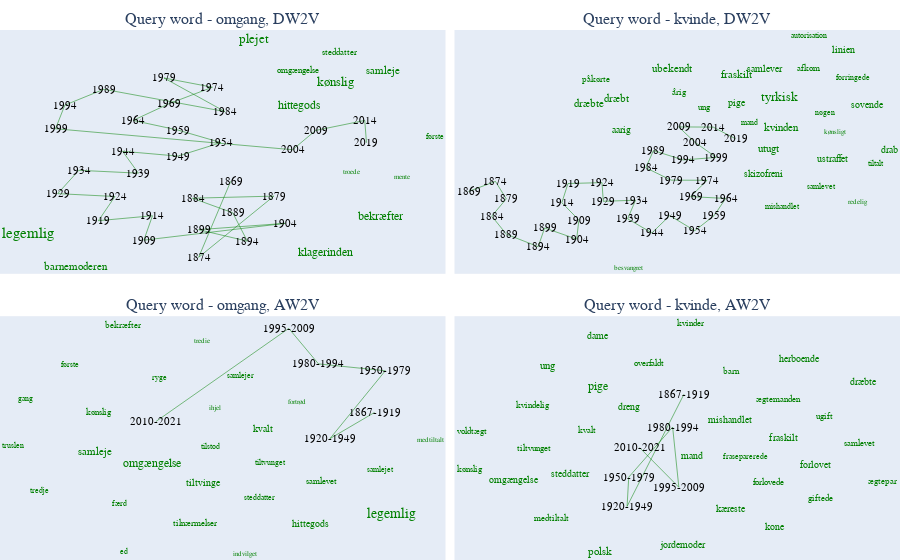

The notebook cell saved with this chart:
### Markdown cell above
### AW2V and DW2V

### Code cell
from utils import *

gode_ord = ["kvinde","sex","fod","stande","stoffer"]
title_prefix = "Query word - "
query_word_1 = "omgang"
query_word_2 = "kvinde"

subplot_titles = [f"{title_prefix}{query_word_1}, DW2V",
                   f"{title_prefix}{query_word_2}, DW2V",
                   f"{title_prefix}{query_word_1}, AW2V",
                   f"{title_prefix}{query_word_2}, AW2V"]

fig = make_subplots(rows=2, cols=2,
                    subplot_titles=subplot_titles,
                    horizontal_spacing = 0.01,
                    vertical_spacing = 0.08,
                    shared_xaxes=False,
                    shared_yaxes=False)

create_subplot(query_word_1,dw2v_embeddings_kw,fig,fig_placement=[1,1],top_n=3)
create_subplot(query_word_2,dw2v_embeddings_kw,fig,fig_placement=[1,2],top_n=3)
create_subplot(query_word_1,aw2v_embeddings,fig,fig_placement=[2,1],top_n=10,timespan=timespans_str)
create_subplot(query_word_2,aw2v_embeddings,fig,fig_placement=[2,2],top_n=10,timespan=timespans_str)


fig.update_yaxes(dict(
                showgrid=False,
                showticklabels= False,
                visible=False
                ))
fig.update_xaxes(dict(
                showgrid=False,
                showticklabels= False,
                visible=False
                ))

fig.update_layout(margin={"l":0,"r":0,"b":0,"t":30},
                  showlegend=False,
                  font_family="Serif")
fig.write_html(f"figs/{' '.join(subplot_titles)}.html")
pio.write_image(fig, f"figs/{' '.join(subplot_titles)}.pdf", width=1.5*500, height=0.75*500)
pio.write_image(fig, f"../../data/plots/aw2v-dw2v-word-embeddings_test.pdf", width=1.5*500, height=0.75*500)

fig.show()
